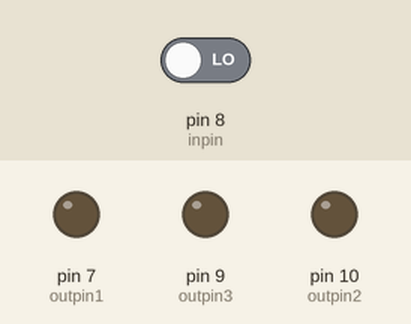
Recording of a sketch running on a simulated Arduino Uno, built with avr-gcc and run on an emulated ATmega328P. Shown: output pins drawn as LEDs (lit = HIGH). Dashed ring = blinking. The test bench sets the inputs (shaded band); at power-on: pin 8 (inpin) LOW.

Above: at 1.2 s.
1.3 s: pin 8 (inpin) driven HIGH
At 1.4 s:
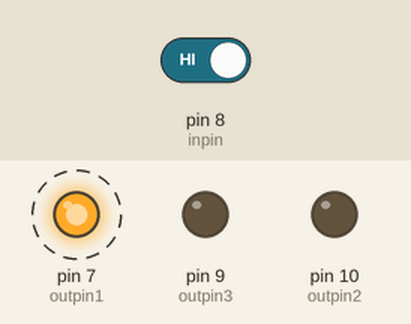
At 1.8 s:
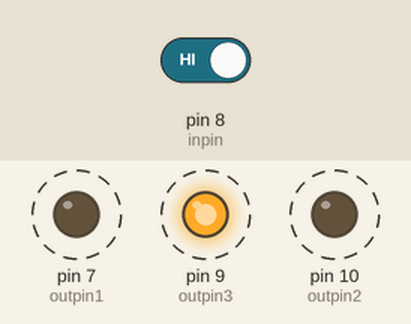
4.3 s: pin 8 (inpin) driven LOW
At 5.2 s:
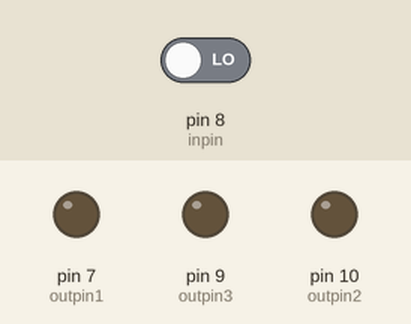
Timing chart, 0 to 7.3 s (numbered marks = the images above; inputs shaded):
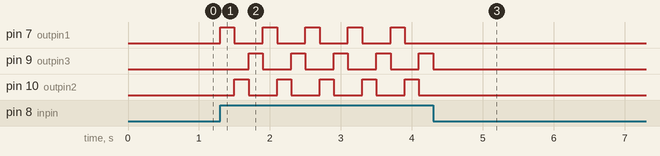

Measured:
- after the input at 1.3 s, pin 7 (outpin1): alternates HIGH for 0.20 s and LOW for 0.40 s, starting at once; pin 9 (outpin3): alternates HIGH for 0.20 s and LOW for 0.40 s, starting after 0.40 s; pin 10 (outpin2): alternates HIGH for 0.20 s and LOW for 0.40 s, starting after 0.20 s
- after the input at 4.3 s, pin 7 (outpin1), pin 10 (outpin2): stops changing and stays LOW; pin 9 (outpin3): goes on until 4.3 s, then stays LOW

The sketch:

triple.ino
```cpp
// Maurice says hi
// Adam forked you hard
//Josh was here

int inpin = 8;
int outpin1 = 7;
int outpin2 = 10;
int outpin3 = 9;
void setup() {
  // put your setup code here, to run once:
  pinMode(inpin, INPUT);
  pinMode(outpin1, OUTPUT);
  pinMode(outpin2, OUTPUT);
  pinMode(outpin3, OUTPUT);
}


void loop() {
  // put your main code here, to run repeatedly:
  if (digitalRead(inpin) == HIGH) {
    digitalWrite(outpin1, HIGH); // sets the digital pin 13 on
    delay(200);            // waits for a second
    digitalWrite(outpin1, LOW);  // sets the digital pin 13 off

    digitalWrite(outpin2, HIGH); // sets the digital pin 13 on
    delay(200);            // waits for a second
    digitalWrite(outpin2, LOW);  // sets the digital pin 13 off

    digitalWrite(outpin3, HIGH); // sets the digital pin 13 on
    delay(200);            // waits for a second
    digitalWrite(outpin3, LOW);  // sets the digital pin 13 off

  } else {
    digitalWrite(outpin1, LOW);
    digitalWrite(outpin2, LOW);
    digitalWrite(outpin3, LOW);
  }
}
```
